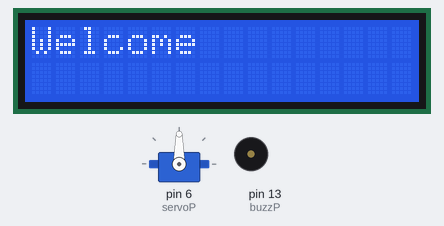
A sketch run on a simulated Arduino Uno, built with avr-gcc and run on an emulated ATmega328P. Parts: 16×2 character LCD, servo, buzzer (waves = sounding, pin HIGH). Pins used as bus, display or sensor lines are not drawn. At 4.1 s the program stops and its outputs stay as they are.

Above: at 0.1 s.
At 1.1 s:
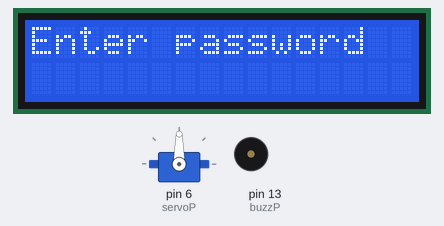

The sketch:

PushButton_based_password_locker.ino
```cpp
//Defining the libraries
#include<Servo.h>
#include<LiquidCrystal.h>

//Buzzer Alarm for theft situation
int buzzP = 13;

//Defining the keys 0 to 9
int key0 = A0;
int key1 = A1;
int key2 = A2;
int key3 = A3;
int key4 = A4;
int key5 = A5;
int key6 =  2;
int key7 =  3;
int key8 =  4;
int key9 =  5;

//Defining the LCD display pins and object
int rs = 7;
int en = 8;
int d4 = 9;
int d5 = 10;
int d6 = 11;
int d7 = 12;
LiquidCrystal lcd (rs,en,d4,d5,d6,d7);

//Defining the servo pins and object
int servoP = 6;
int servoPos = 90;
Servo servoPass;

String origPass = "4714367";               //Original password

//Function for taking the password and comparing it with actual password
bool enterPassword()
{
  String userPass = "";                  //This string holds password entered by the user
  int count = 0;                      //Keeps the track of the number of characters entered
  while(count != 7){
    if (digitalRead(key0) == 0){
      userPass += "0";
      lcd.write("*");
      count += 1;
    }
    else if (digitalRead(key1) == 0){
      userPass += "1";
      lcd.write("*");
      count += 1;
    }
    else if (digitalRead(key2) == 0){
      userPass += "2";
      lcd.write("*");
      count += 1;
    }
    else if (digitalRead(key3) == 0){
      userPass += "3";
      lcd.write("*");
      count += 1;
    }
    else if (digitalRead(key4) == 0){
      userPass += "4";
      lcd.write("*");
      count += 1;
    }
    else if (digitalRead(key5) == 0){
      userPass += "5";
      lcd.write("*");
      count += 1;
    }
    else if (digitalRead(key6) == 0){
      userPass += "6";
      lcd.write("*");
      count += 1;
    }
    else if (digitalRead(key7) == 0){
      userPass += "7";
      lcd.write("*");
      count += 1;
    }
    else if (digitalRead(key8) == 0){
      userPass += "8";
      lcd.write("*");
      count += 1;
    }
    else if (digitalRead(key9) == 0){
      userPass += "9";
      lcd.write("*");
      count += 1;
    }
    delay(1500);
  }
  if (userPass == origPass)
    return true;
  else
    return false;
}

void setup() {

  lcd.begin(16,2);                     //Starting the lcd display
  Serial.begin(9600);                 //Starting the serial monitor

  //Configuring buttons as output
  pinMode(key0,OUTPUT);
  pinMode(key1,OUTPUT);
  pinMode(key2,OUTPUT);
  pinMode(key3,OUTPUT);
  pinMode(key4,OUTPUT);
  pinMode(key5,OUTPUT);
  pinMode(key6,OUTPUT);
  pinMode(key7,OUTPUT);
  pinMode(key8,OUTPUT);
  pinMode(key9,OUTPUT);

  //Default mode is high for each pin
  digitalWrite(key0,HIGH);
  digitalWrite(key1,HIGH);
  digitalWrite(key2,HIGH);
  digitalWrite(key3,HIGH);
  digitalWrite(key4,HIGH);
  digitalWrite(key5,HIGH);
  digitalWrite(key6,HIGH);
  digitalWrite(key7,HIGH);
  digitalWrite(key8,HIGH);
  digitalWrite(key9,HIGH);

  servoPass.attach(servoP);          //Servo pin attached to the object servoPass

  pinMode(buzzP,OUTPUT);             //The buzzer pin is set as output pin
}

void loop() {
    lcd.display();
    lcd.setCursor(0,0);
    lcd.print("Welcome");
    delay(1000);
    lcd.clear();
    lcd.setCursor(0,0);
    lcd.print("Enter password");
    lcd.display();
    lcd.setCursor(0,1);

    bool permit = enterPassword();       //function call

    //Checking whether the user entered password matches the original password or not
    if(permit == true){
      lcd.clear();
      lcd.setCursor(0,0);
      servoPass.write(servoPos - 90);
      lcd.print("Your password");
      lcd.display();
      lcd.setCursor(0,1);
      lcd.print("is correct");
      delay(1000);
    }

    else{
      lcd.clear();
      lcd.setCursor(0,0);
      lcd.write("Wrong Password");
      digitalWrite(buzzP,HIGH);
    }
    delay(1000);
    lcd.clear();
    if (digitalRead(buzzP) == 0){
      lcd.setCursor(0,0);
      lcd.print("Having done with");
      lcd.setCursor(0,1);
      lcd.print("the work press 0");
      while(digitalRead(key0) != 0){

      }
      if (digitalRead(key0) == 0){
        lcd.clear();
        lcd.setCursor(0,0);
        lcd.print("Thank you");
        delay(1500);
        lcd.setCursor(0,1);
        lcd.print("Visit Again");
        delay(3000);
        lcd.clear();
        servoPass.write(servoPos);
      }
    }
   else{
    lcd.setCursor(0,0);
    lcd.write("Wrong Password");
    while(digitalRead(key9) != 0){

    }
    digitalWrite(buzzP,LOW);
   }
   lcd.clear();
   delay(2000);
}
```
